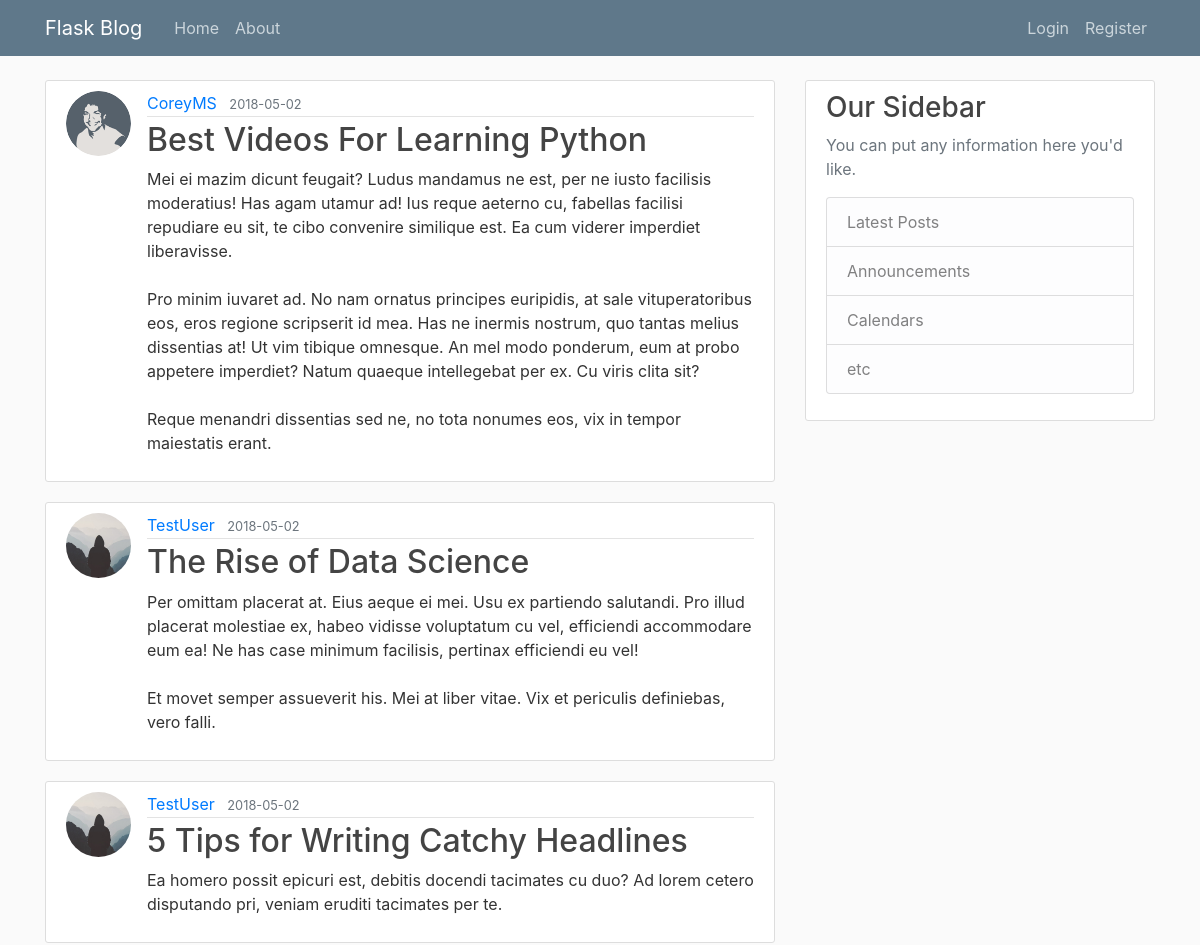
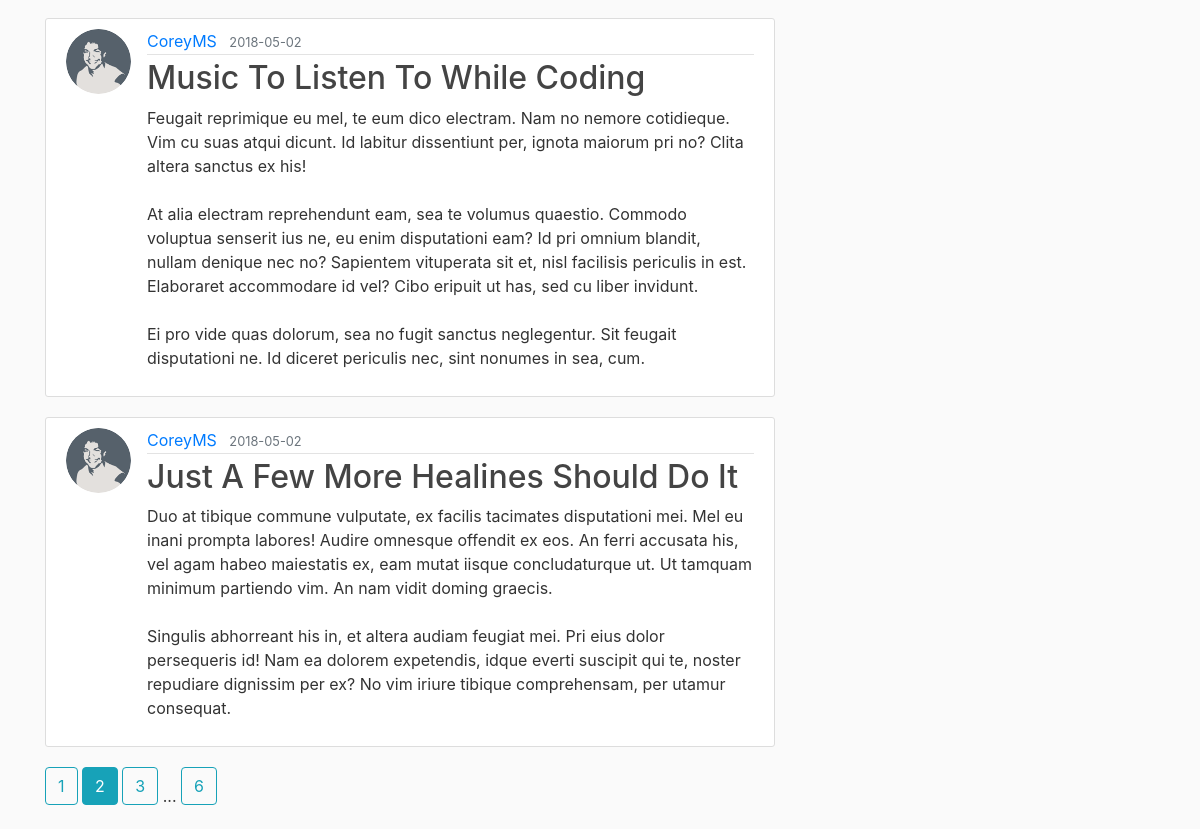
The page /home?page=2 on the database its author committed (2 pictures, top to bottom).
### ponzischeme/models.py (models this page shows, shortened)
class Post(db.Model):
    id = db.Column(db.Integer, primary_key=True)
    title = db.Column(db.String(100), nullable=False)
    date_posted = db.Column(db.DateTime, nullable=False, default=datetime.utcnow)
    content = db.Column(db.Text, nullable=False)
    user_id = db.Column(db.Integer, db.ForeignKey('user.id'), nullable=False)

class User(db.Model, UserMixin):
    id = db.Column(db.Integer, primary_key=True)
    username = db.Column(db.String(20), unique=True, nullable=False)
    email = db.Column(db.String(120), unique=True, nullable=False)
    image_file = db.Column(db.String(20), nullable=False, default='default.jpg')
    password = db.Column(db.String(60), nullable=False)
    posts = db.relationship('Post', backref='author', lazy=True)

### ponzischeme/main/routes.py (the view)
@main.route("/")
@main.route("/home")
def home():
    page = request.args.get('page', 1, type=int)
    posts = Post.query.order_by(Post.date_posted.desc()).paginate(page=page, per_page=5)
    return render_template('home.html', posts=posts)

### ponzischeme/templates/home.html
{% extends "layout.html" %}
{% block content %}
    {% for post in posts.items %}
        <article class="media content-section">
          <img class="rounded-circle article-img" src="{{ url_for('static', filename='profile_pics/' + post.author.image_file) }}">
          <div class="media-body">
            <div class="article-metadata">
              <a class="mr-2" href="{{ url_for('users.user_posts', username=post.author.username) }}">{{ post.author.username }}</a>
              <small class="text-muted">{{ post.date_posted.strftime('%Y-%m-%d') }}</small>
            </div>
            <h2><a class="article-title" href="{{ url_for('posts.post', post_id=post.id) }}">{{ post.title }}</a></h2>
            <p class="article-content">{{ post.content }}</p>
          </div>
        </article>
    {% endfor %}
    {% for page_num in posts.iter_pages(left_edge=1, right_edge=1, left_current=1, right_current=2) %}
      {% if page_num %}
        {% if posts.page == page_num %}
          <a class="btn btn-info mb-4" href="{{ url_for('main.home', page=page_num) }}">{{ page_num }}</a>
        {% else %}
          <a class="btn btn-outline-info mb-4" href="{{ url_for('main.home', page=page_num) }}">{{ page_num }}</a>
        {% endif %}
      {% else %}
        ...
      {% endif %}
    {% endfor %}
{% endblock content %}

### ponzischeme/static/main.css (style rules this page uses)
body { background: #fafafa; color: #333333; margin-top: 5rem; }
h1, h2, h3, h4, h5, h6 { color: #444444; }
.content-section { background: #ffffff; padding: 10px 20px; border: 1px solid #dddddd; border-radius: 3px; margin-bottom: 20px; }
.article-title { color: #444444; }
.article-content { white-space: pre-line; }
.article-img { height: 65px; width: 65px; margin-right: 16px; }
.article-metadata { padding-bottom: 1px; margin-bottom: 4px; border-bottom: 1px solid #e3e3e3 }

### rows shown on the page
Post: image_file (picture), author.username "CoreyMS", date_posted "2018-05-02", title "Best Videos For Learning Python", content "Mei ei mazim dicunt feugait? Ludus mandamus ne est, per ne iusto facilisis moderatius! Has agam utamur ad! Ius reque aeterno cu, fabellas facilisi repudiare eu sit, te cibo convenire similique est. Ea cum viderer imperdiet liberavisse. Pro minim iuvaret ad. No nam ornatus principes euripidis, at sale vituperatoribus eos, eros regione scripserit id mea. Has ne inermis nostrum, quo tantas melius dissentias at! Ut vim tibique omnesque. An mel modo ponderum, eum at probo appetere imperdiet? Natum quaeque intellegebat per ex. Cu viris clita sit? Reque menandri dissentias sed ne, no tota nonumes eos, vix in tempor maiestatis erant."
Post: image_file (placeholder picture), author.username "TestUser", date_posted "2018-05-02", title "The Rise of Data Science", content "Per omittam placerat at. Eius aeque ei mei. Usu ex partiendo salutandi. Pro illud placerat molestiae ex, habeo vidisse voluptatum cu vel, efficiendi accommodare eum ea! Ne has case minimum facilisis, pertinax efficiendi eu vel! Et movet semper assueverit his. Mei at liber vitae. Vix et periculis definiebas, vero falli."
Post: image_file (placeholder picture), author.username "TestUser", date_posted "2018-05-02", title "5 Tips for Writing Catchy Headlines", content "Ea homero possit epicuri est, debitis docendi tacimates cu duo? Ad lorem cetero disputando pri, veniam eruditi tacimates per te."
Post: image_file (picture), author.username "CoreyMS", date_posted "2018-05-02", title "Music To Listen To While Coding", content "Feugait reprimique eu mel, te eum dico electram. Nam no nemore cotidieque. Vim cu suas atqui dicunt. Id labitur dissentiunt per, ignota maiorum pri no? Clita altera sanctus ex his! At alia electram reprehendunt eam, sea te volumus quaestio. Commodo voluptua senserit ius ne, eu enim disputationi eam? Id pri omnium blandit, nullam denique nec no? Sapientem vituperata sit et, nisl facilisis periculis in est. Elaboraret accommodare id vel? Cibo eripuit ut has, sed cu liber invidunt. Ei pro vide quas dolorum, sea no fugit sanctus neglegentur. Sit feugait disputationi ne. Id diceret periculis nec, sint nonumes in sea, cum."
Post: image_file (picture), author.username "CoreyMS", date_posted "2018-05-02", title "Just A Few More Healines Should Do It", content "Duo at tibique commune vulputate, ex facilis tacimates disputationi mei. Mel eu inani prompta labores! Audire omnesque offendit ex eos. An ferri accusata his, vel agam habeo maiestatis ex, eam mutat iisque concludaturque ut. Ut tamquam minimum partiendo vim. An nam vidit doming graecis. Singulis abhorreant his in, et altera audiam feugiat mei. Pri eius dolor persequeris id! Nam ea dolorem expetendis, idque everti suscipit qui te, noster repudiare dignissim per ex? No vim iriure tibique comprehensam, per utamur consequat."

### other values the page prints
{{ page_num }} "1" "3" "6"
{{ page_num }} "2"
